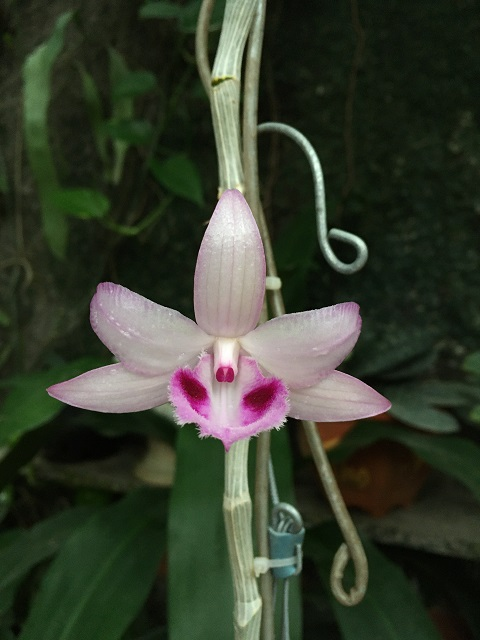
#> input picture src/5.jpg, 480 x 640 px
$ python Ex1.py
#> lines starting #> are read from the running program, lines starting #| are printed output that depends on the picture
import numpy as np
import cv2

img = cv2.imread("5.jpg")
#> img is the input picture: shape (640, 480, 3); mean B, G, R 46.7, 61.8, 55.3
cv2.imshow('RGB', img)
cv2.waitKey(0)
cv2.destroyAllWindows()

#convert to HSV and show image in HSV
hsv_img  = cv2.cvtColor(img, cv2.COLOR_BGR2HSV)
#> hsv_img: shape (640, 480, 3); mean H, S, V 52.5, 105.6, 65.1
cv2.imshow("HSV", hsv_img)
#divide into HUE, SATURATION AND VALUE
h = hsv_img[:, :, 0]
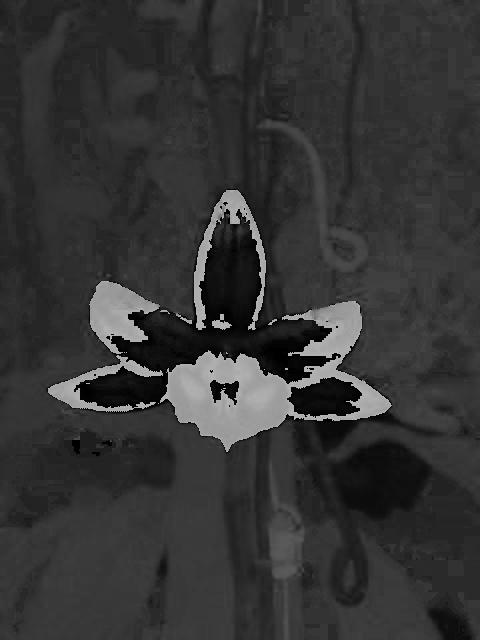
#> h: shape (640, 480); min 0, max 179, mean 52.5
cv2.imshow("HUE", h)
s = hsv_img[:, :, 1] #tuoi
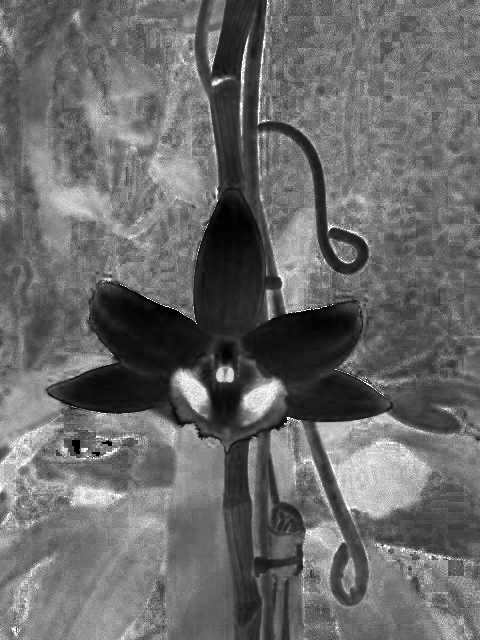
#> s: shape (640, 480); min 0, max 255, mean 105.6
cv2.imshow("SATURATION", s)
v = hsv_img[:, :, 2] #sang
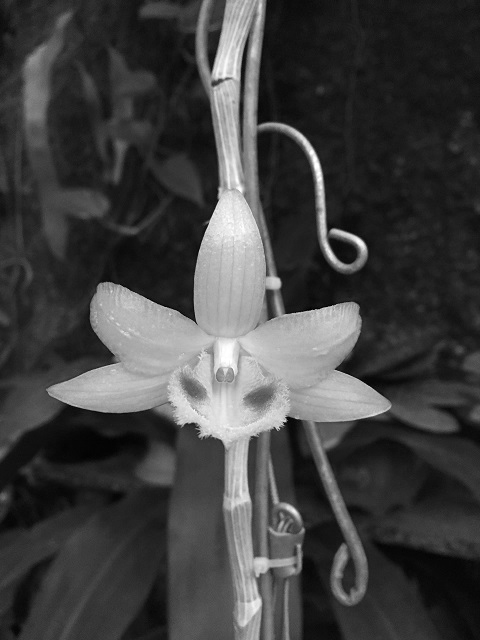
#> v: shape (640, 480); min 0, max 255, mean 65.1
cv2.imshow("VALUE", v)
#close opened windows
cv2.waitKey(0)
cv2.destroyAllWindows()

cv2.calcHist([v],[0],None,[256],[0,256])

v_equalized = cv2.equalizeHist(v)
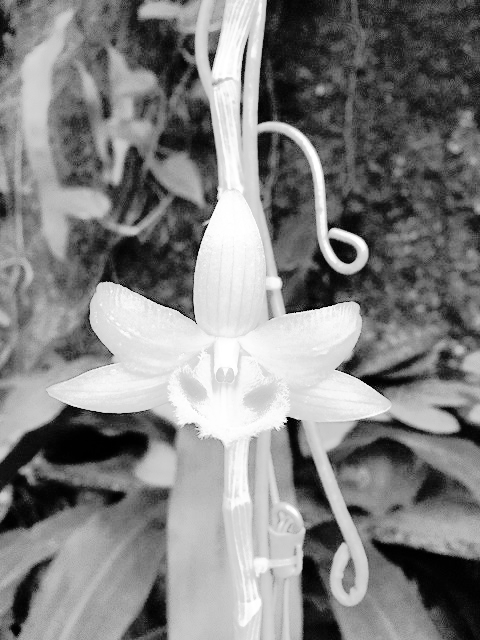
#> v_equalized: shape (640, 480); min 0, max 255, mean 129
h_equalized = cv2.equalizeHist(h)
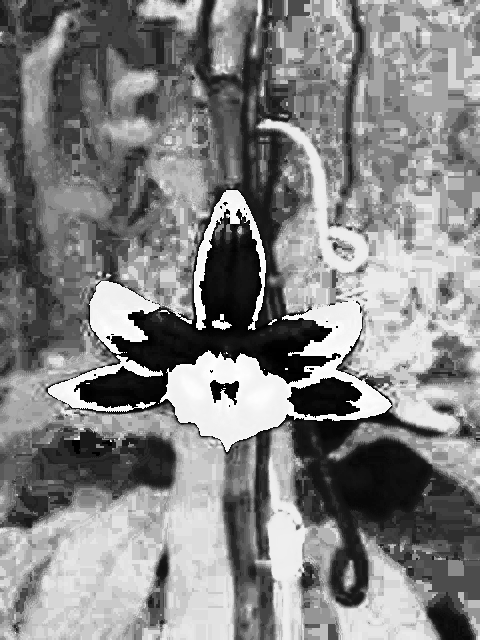
#> h_equalized: shape (640, 480); min 0, max 255, mean 130.6
s_equalized = cv2.equalizeHist(s)
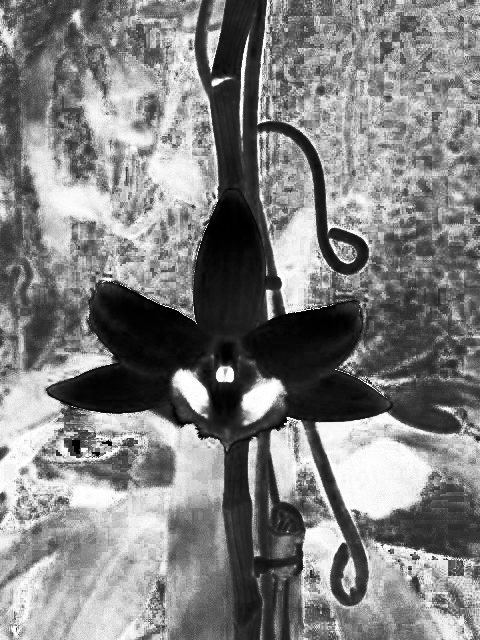
#> s_equalized: shape (640, 480); min 0, max 255, mean 128.4
cv2.imwrite("v_equalized.png", v_equalized)
cv2.imwrite("s_equalized.png",s_equalized)

#merge h,s,v into HSV image
# HSV_img = cv2.merge([h,s,v])
HSV_img = cv2.merge([h,s_equalized,v_equalized])
#> HSV_img: shape (640, 480, 3); mean H, S, V 52.5, 128.4, 129
# cv2.imwrite("merged.png", HSV_img)
cv2.imshow("Merged HSV", HSV_img)

#Convert HSV into BGR
BGR_img = cv2.cvtColor(HSV_img, cv2.COLOR_HSV2BGR)
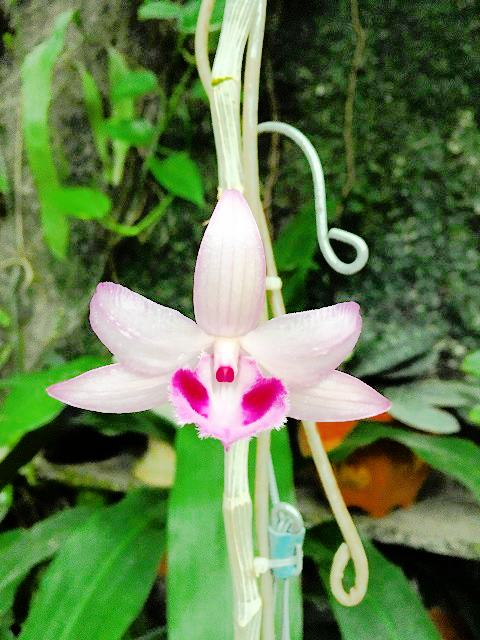
#> BGR_img: shape (640, 480, 3); mean B, G, R 77.2, 124.2, 97.7
# cv2.imwrite("BGR.png", BGR_img)

cv2.imshow("BGR", BGR_img)
cv2.imshow("original", img)


#close opened windows
cv2.waitKey(0)
cv2.destroyAllWindows()

$ run again, with src/1.jpg copied over src/5.jpg
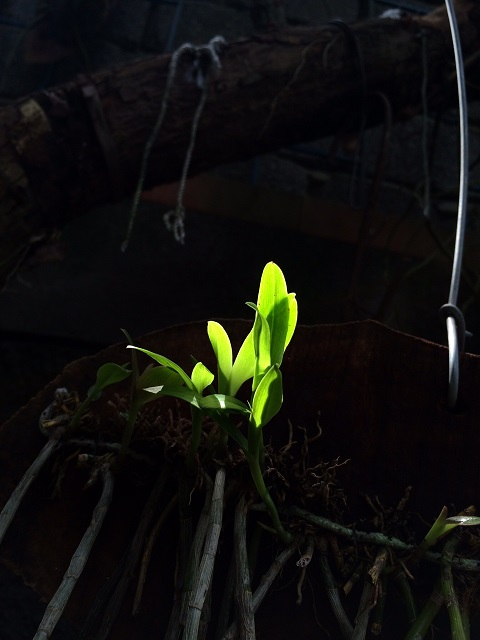
#> input picture src/1.jpg, 480 x 640 px
#> img is the input picture: shape (640, 480, 3); mean B, G, R 13.7, 16.3, 16.2
#> hsv_img: shape (640, 480, 3); mean H, S, V 98.2, 110.3, 19.7
#> `s_equalized = cv2.equalizeHist(s)`:
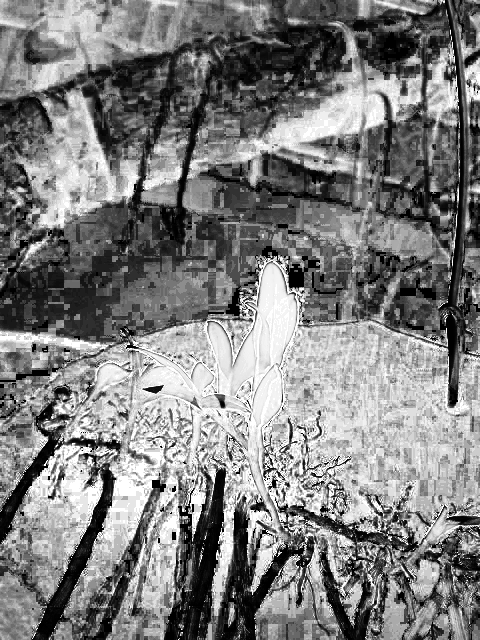
#> s_equalized: shape (640, 480); min 0, max 255, mean 126.6
#> HSV_img: shape (640, 480, 3); mean H, S, V 98.2, 126.6, 133.3
#> `BGR_img = cv2.cvtColor(HSV_img, cv2.COLOR_HSV2BGR)`:
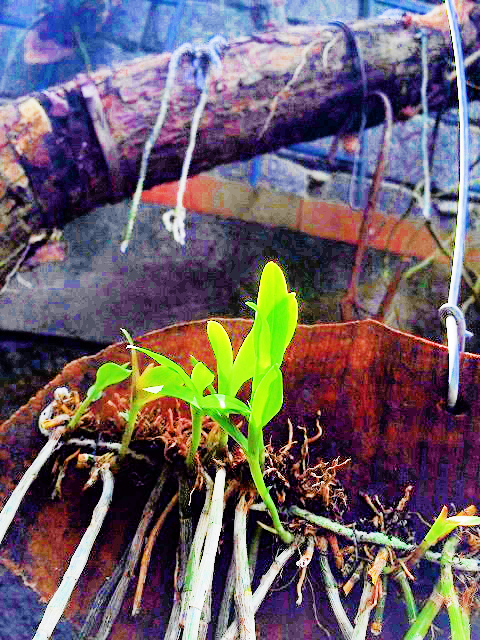
#> BGR_img: shape (640, 480, 3); mean B, G, R 103.1, 95, 108.6

$ run again, with src/2.jpg copied over src/5.jpg
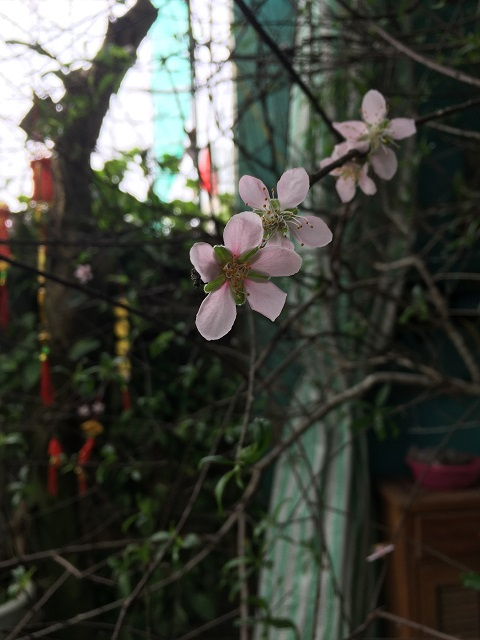
#> input picture src/2.jpg, 480 x 640 px
#> img is the input picture: shape (640, 480, 3); mean B, G, R 60.9, 68.8, 66.6
#> hsv_img: shape (640, 480, 3); mean H, S, V 53, 73.5, 72.5
#> `s_equalized = cv2.equalizeHist(s)`:
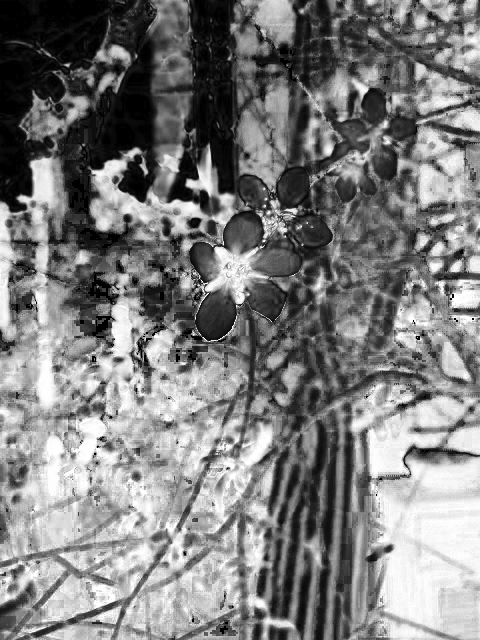
#> s_equalized: shape (640, 480); min 0, max 255, mean 125.7
#> HSV_img: shape (640, 480, 3); mean H, S, V 53, 125.7, 128.9
#> `BGR_img = cv2.cvtColor(HSV_img, cv2.COLOR_HSV2BGR)`:
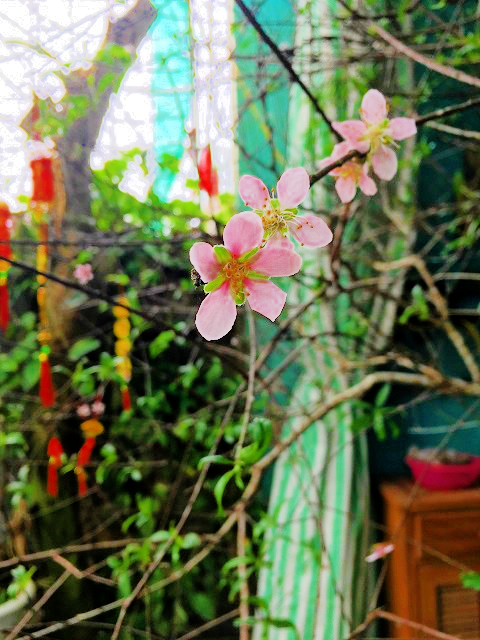
#> BGR_img: shape (640, 480, 3); mean B, G, R 83.7, 117.3, 107.8

$ run again, with src/3.jpg copied over src/5.jpg
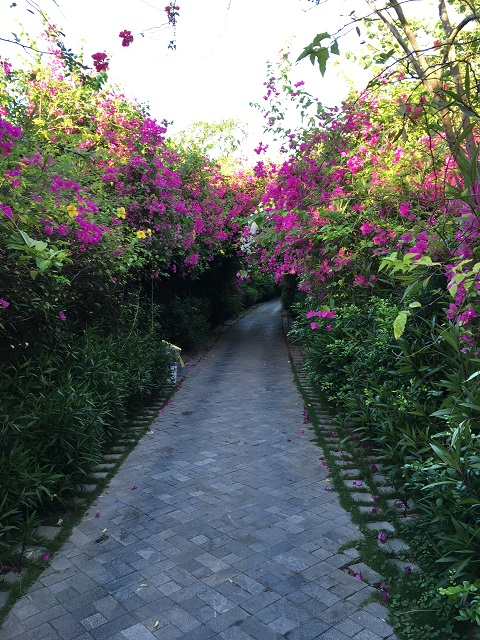
#> input picture src/3.jpg, 480 x 640 px
#> img is the input picture: shape (640, 480, 3); mean B, G, R 103.3, 106, 101.3
#> hsv_img: shape (640, 480, 3); mean H, S, V 78.1, 88.3, 118.9
#> HSV_img: shape (640, 480, 3); mean H, S, V 78.1, 120.3, 130
#> `BGR_img = cv2.cvtColor(HSV_img, cv2.COLOR_HSV2BGR)`:
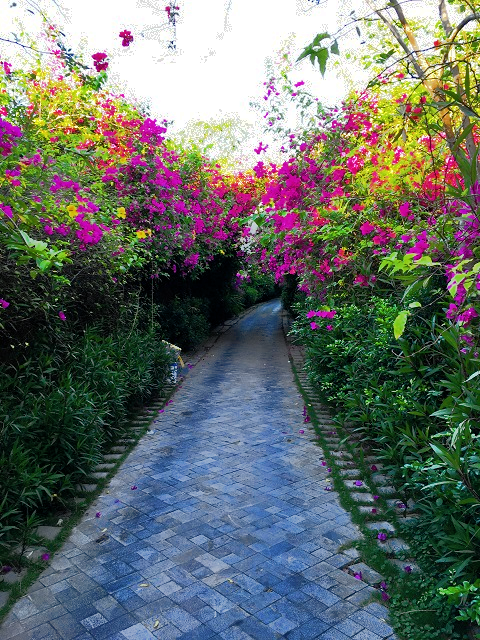
#> BGR_img: shape (640, 480, 3); mean B, G, R 105.6, 109.6, 102.5
